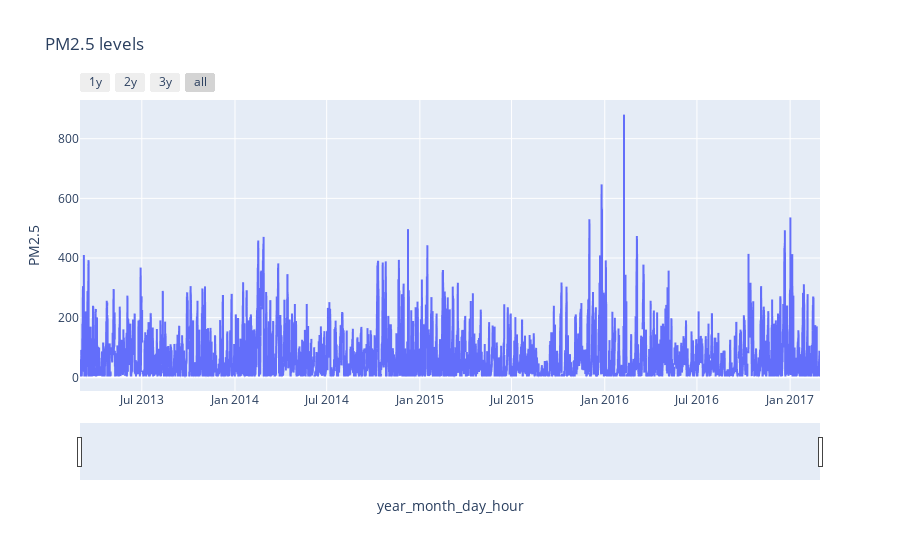

The cell this chart's notebook holds for it:
### Code cell
g = px.line(df, x='year_month_day_hour', y='PM2.5', title='PM2.5 levels')

g.update_xaxes(rangeslider_visible=True,
               rangeselector=dict(
                       buttons=list([
                       dict(count=1, label="1y", step="year", stepmode="backward"),
                       dict(count=2, label="2y", step="year", stepmode="backward"),
                       dict(count=3, label="3y", step="year", stepmode="backward"),
                       dict(step="all"),
                               ]) ) )
g.show()

### Figure 1 — Plotly figure (JSON) as saved in the notebook; plotly's stock layout.template omitted (floating-point values rounded to 4 significant figures; data arrays with more than 128 entries replaced by an {"elided": "..."} marker saying what was removed)
{"data": [{"hovertemplate": "year_month_day_hour=%{x}<br>PM2.5=%{y}<extra></extra>", "legendgroup": "", "line": {"color": "#636efa", "dash": "solid"}, "mode": "lines", "name": "", "showlegend": false, "type": "scattergl", "x": {"elided": "35064 str values"}, "xaxis": "x", "y": {"elided": "35064 float values"}, "yaxis": "y"}], "layout": {"legend": {"tracegroupgap": 0}, "title": {"text": "PM2.5 levels"}, "xaxis": {"anchor": "y", "domain": [0, 1], "rangeselector": {"buttons": [{"count": 1, "label": "1y", "step": "year", "stepmode": "backward"}, {"count": 2, "label": "2y", "step": "year", "stepmode": "backward"}, {"count": 3, "label": "3y", "step": "year", "stepmode": "backward"}, {"step": "all"}]}, "rangeslider": {"visible": true}, "title": {"text": "year_month_day_hour"}}, "yaxis": {"anchor": "x", "domain": [0, 1], "title": {"text": "PM2.5"}}}}
